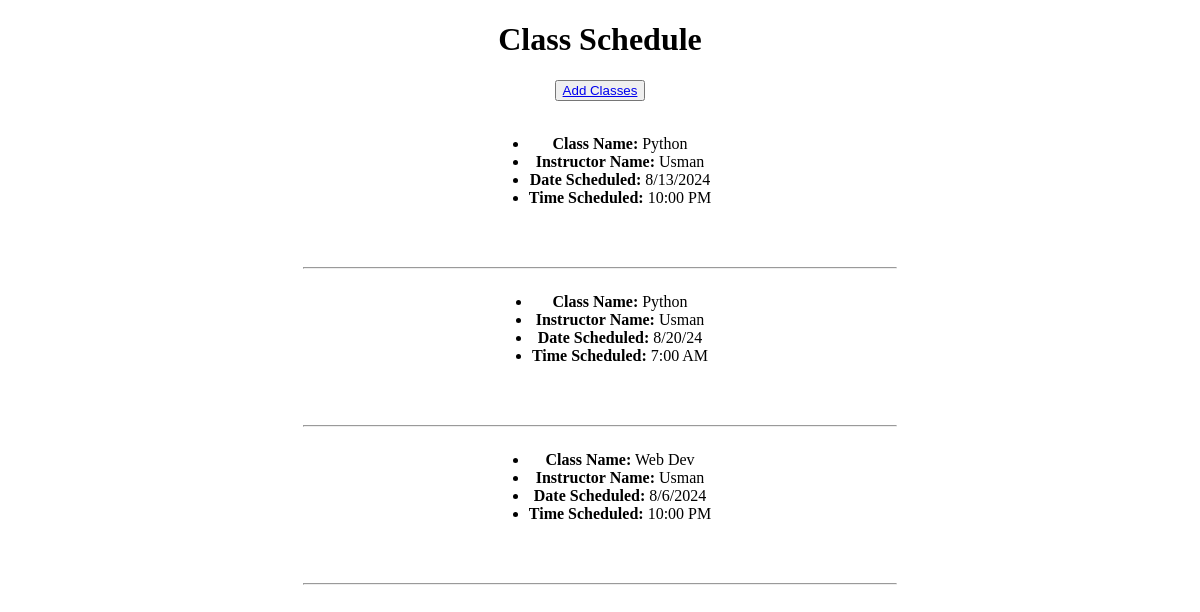
Before: / with the older database file.
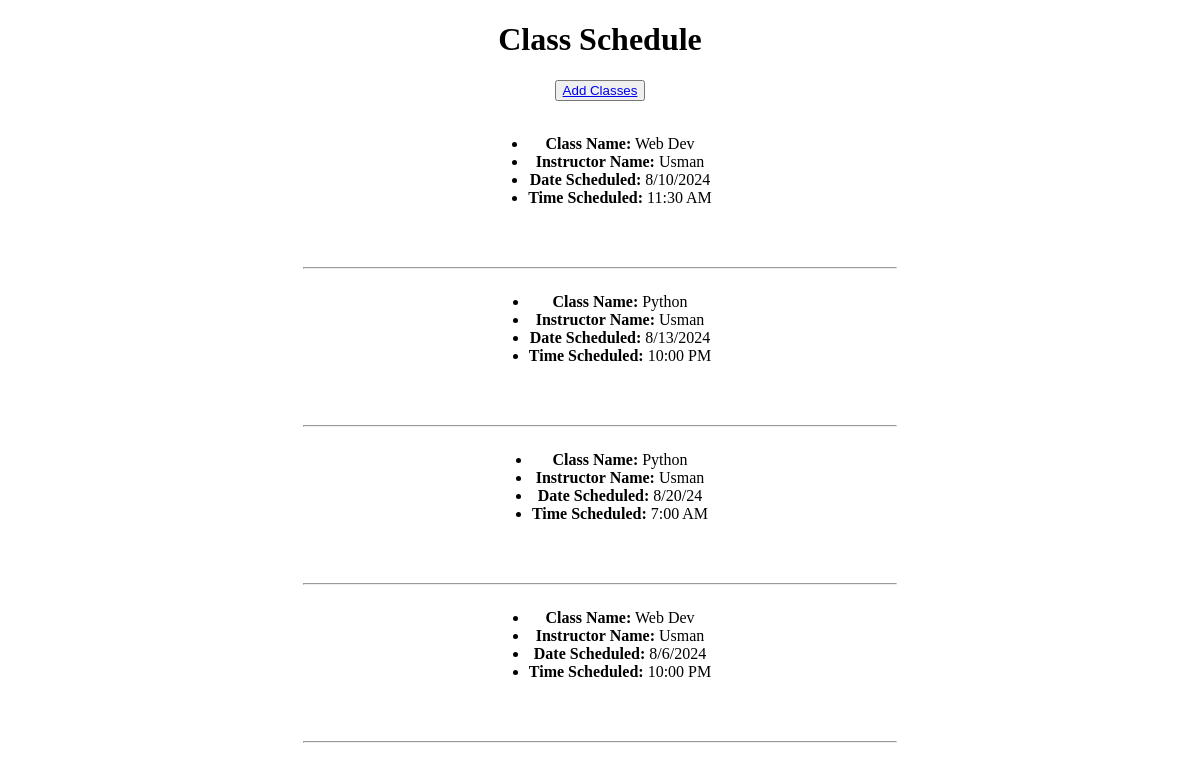
After: the same page with the newer database file.
### tables this page shows
CREATE TABLE class (
    id INTEGER PRIMARY KEY AUTOINCREMENT,
    name TEXT NOT NULL,
    instructor TEXT NOT NULL,
    date TEXT NOT NULL,
    time TEXT NOT NULL
);

### classes/accessClasses.py (the view)
@bp.route('/')
def access():
    class_info = get_class_info()
    return render_template("home.html", classes=class_info)

### classes/accessClasses.py (called while the page is built)
def get_class_info():
    db = get_db()
    classes = db.execute(
        "SELECT name, instructor, date, time FROM class ORDER BY date "
    ).fetchall()
    return classes

### classes/data/db.py (called while the page is built)
def get_db():
    if 'db' not in g:
        g.db = sqlite3.connect(
            current_app.config['DATABASE'],
            detect_types=sqlite3.PARSE_DECLTYPES
        )
        g.db.row_factory = sqlite3.Row
    return g.db

### classes/templates/home.html (shortened to what this page needs)
{% extends "Base.html" %}
{% block content %}
    <h1>Class Schedule</h1>
    <button><a href="/create">Add Classes</a></button>
    <br>
    <br>
    {% for (class_name, instructor, date, time) in classes %}
        <div>
             <ul  style="display:inline-block;">
                <li > <b>Class Name:</b> {{class_name}}</li>
                <li> <b>Instructor Name:</b> {{instructor}}</li>
                <li> <b>Date Scheduled:</b> {{date}}</li>
                <li> <b>Time Scheduled:</b> {{time}}</li>
             </ul>
        </div>
    <br>
    <br>
    <hr style="width:50%">
    {% endfor %}
{% endblock %}

### classes/templates/base.html (shortened to what this page needs)
<!DOCTYPE html>
<html lang="en">
<head>
    <link rel="stylesheet" href="static/styles.css" />
</head>
<body>
    <div style="text-align:center;">
        {% block content %}{% endblock %}
    </div>
</body>
</html>

Changed rows visible on the page:
added class: name "Web Dev", instructor "Usman", date "8/10/2024", time "11:30 AM"
